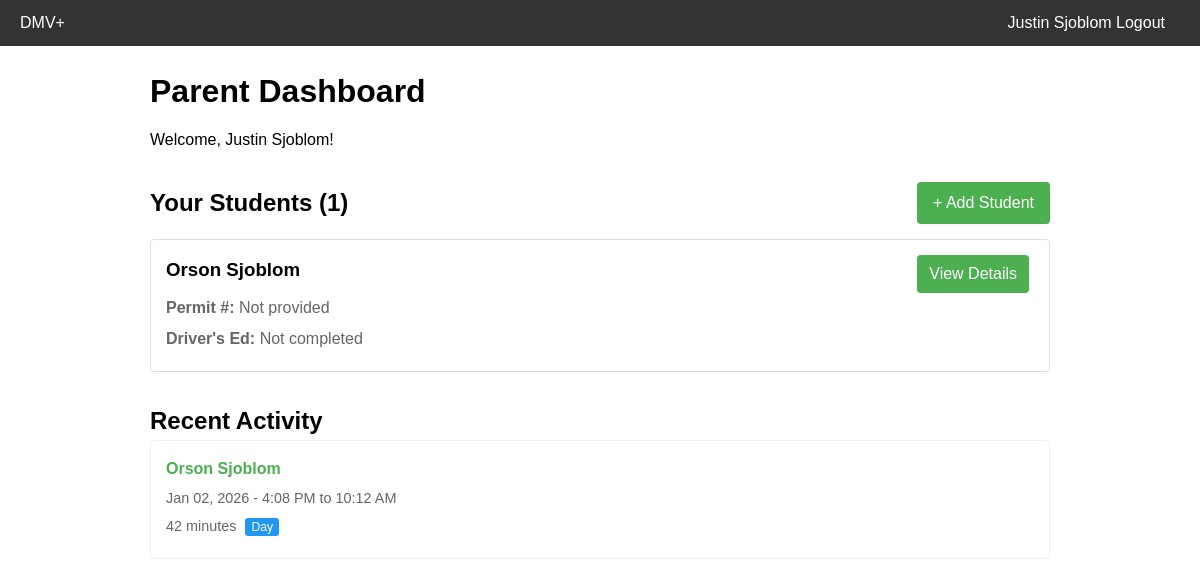
The app's page /parent/dashboard/ (signed in), older data.
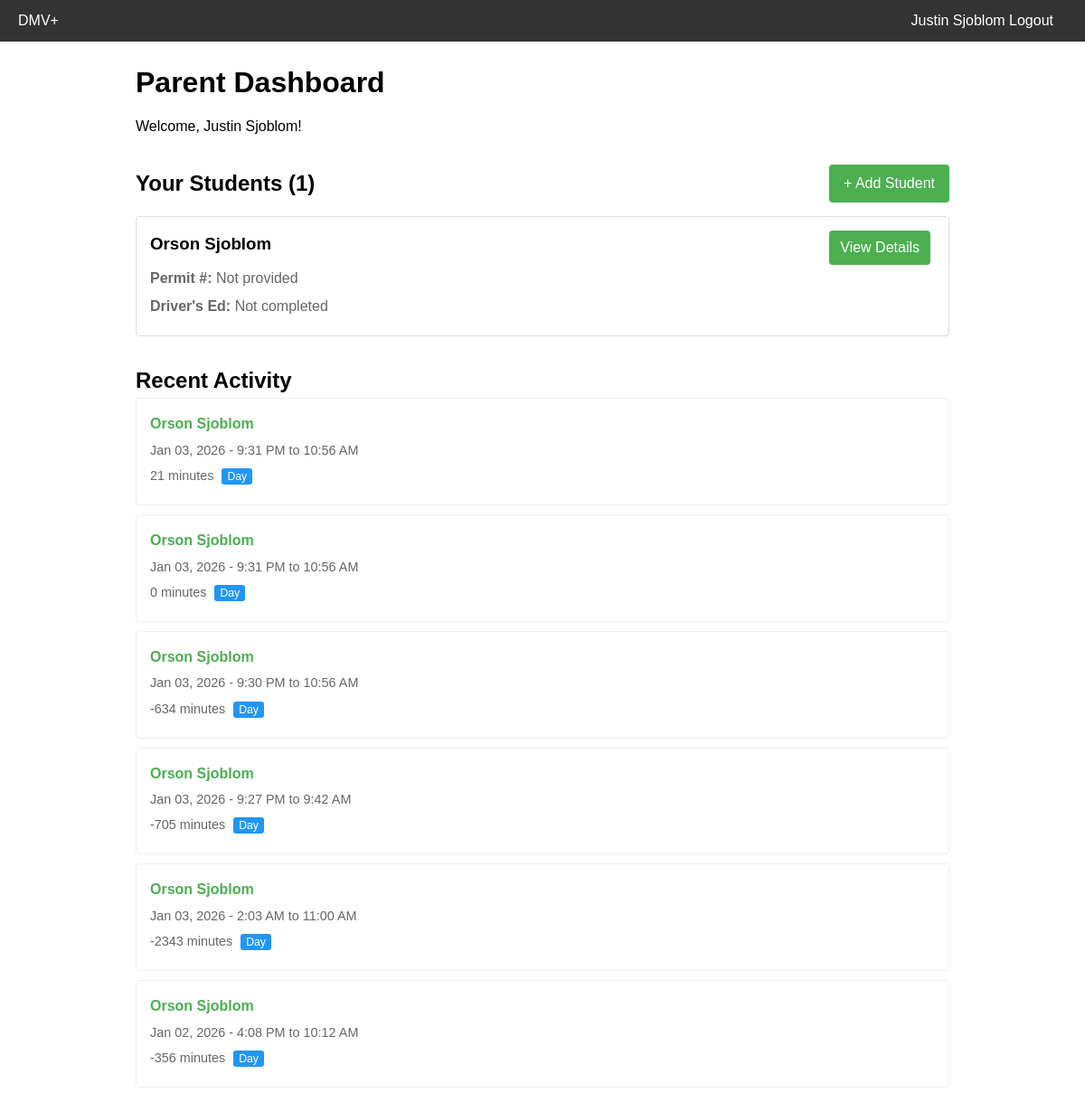
The same page, newer data.
### core/models/custom_user.py (models this page shows, shortened)
class AccountUser(AbstractBaseUser, PermissionsMixin):
    email = models.EmailField(unique=True, max_length=255)
    first_name = models.CharField(max_length=255, blank=True)
    last_name = models.CharField(max_length=255, blank=True)
    user_type = models.CharField(max_length=50, choices=settings.USER_TYPES, default='UNDEFINED')
    is_staff = models.BooleanField(default=False)
    is_active = models.BooleanField(default=True)
    date_joined = models.DateTimeField(default=timezone.now)
    objects = AccountUserManager()
    USERNAME_FIELD = 'email'
    REQUIRED_FIELDS = []
    def get_full_name(self):
        full_name = f"{self.first_name} {self.last_name}"
        return full_name.strip()

### student/models/student_profile.py (models this page shows, shortened)
class StudentProfile(models.Model):
    user = models.OneToOneField(settings.AUTH_USER_MODEL, on_delete=models.CASCADE, null=True, blank=True, help_text="User account if student has claimed their profile.")
    first_name = models.CharField(max_length=100)
    last_name = models.CharField(max_length=100)
    permit_number = models.CharField(max_length=20, blank=True)
    created_at = models.DateTimeField(auto_now_add=True)
    drivers_ed_date_completed = models.DateTimeField(blank=True, null=True)
    drivers_ed_completed = models.BooleanField(default=False)
    road_test_taken = models.DateTimeField(blank=True, null=True)
    road_test_passed = models.BooleanField(default=False)

### student/models/driving_sessions.py (models this page shows, shortened)
class Trip(models.Model):
    trip_id = models.UUIDField(primary_key=True, default=uuid.uuid4, editable=False)
    parent = models.ForeignKey('parent.ParentProfile', on_delete=models.CASCADE)
    student = models.ForeignKey('student.StudentProfile', on_delete=models.CASCADE)
    start_time = models.DateTimeField(auto_now_add=True)
    end_time = models.DateTimeField(blank=True, null=True)
    is_night = models.BooleanField(default=False)
    is_approved = models.BooleanField(default=False)
    duration = models.IntegerField(default=0)
    gps_data = models.JSONField(blank=True, null=True)
    created_at = models.DateTimeField(auto_now_add=True)

### parent/views.py (the view)
# urls.py: path('dashboard/', views.parent_dashboard, name='parent_dashboard'),
@login_required
def parent_dashboard(request):
    if request.user.user_type != 'PARENT':
        raise PermissionDenied("Only parents can access this page.")
    try:
        parent_profile = ParentProfile.objects.get(user=request.user)
    except ParentProfile.DoesNotExist:
        messages.error(request, "Parent profile not found. Please contact support.")
        return redirect('dashboard')
    relationships = ParentStudentRelationship.objects.filter(
        parent=parent_profile
    ).select_related('student')
    students = [rel.student for rel in relationships]
    recent_trips = Trip.objects.filter(
        parent=parent_profile,
        student__in=students
    ).order_by('-start_time')[:10]
    context = {
        'parent_profile': parent_profile,
        'students': students,
        'student_count': len(students),
        'recent_trips': recent_trips,
    }
    return render(request, 'parent/dashboard.html', context)

### templates/parent/dashboard.html (shortened to what this page needs)
{% extends 'base.html' %}
{% block content %}
<div class="container" style="max-width: 900px;">
    <h1>Parent Dashboard</h1>
    <p>Welcome, {{ user.get_full_name }}!</p>
    <div class="dashboard-section" style="margin-top: 30px;">
        <div style="display: flex; justify-content: space-between; align-items: center; margin-bottom: 15px;">
            <h2 style="margin: 0;">Your Students ({{ student_count }})</h2>
            <a href="{% url 'add_student' %}" class="btn-primary" style="display: inline-block; padding: 8px 16px; width: auto;">
                + Add Student
            </a>
        </div>
        {% if students %}
            <div class="student-list">
                {% for student in students %}
                    <div class="student-card" style="border: 1px solid #ddd; padding: 15px; margin-bottom: 15px; border-radius: 4px;">
                        <div style="display: flex; justify-content: space-between; align-items: start;">
                            <div>
                                <h3 style="margin: 0 0 10px 0;">
                                    {{ student.first_name }} {{ student.last_name }}
                                </h3>
                                <p style="margin: 5px 0; color: #666;">
                                    <strong>Permit #:</strong> {{ student.permit_number|default:"Not provided" }}
                                </p>
                                <p style="margin: 5px 0; color: #666;">
                                    <strong>Driver's Ed:</strong>
                                    {% if student.drivers_ed_completed %}
                                        ✓ Completed
                                    {% else %}
                                        Not completed
                                    {% endif %}
                                </p>
                            </div>
                            <div>
                                <a href="{% url 'view_student' student.id %}" style="display: inline-block; padding: 6px 12px; background-color: #4CAF50; color: white; text-decoration: none; border-radius: 4px; margin-right: 5px;">
                                    View Details
                                </a>
                            </div>
                        </div>
                    </div>
                {% endfor %}
            </div>
        {% endif %}
    </div>
    <div class="dashboard-section" style="margin-top: 30px;">
        <h2>Recent Activity</h2>
        {% if recent_trips %}
            <div class="trip-list">
                {% for trip in recent_trips %}
                    <div style="border: 1px solid #eee; padding: 15px; margin-bottom: 10px; border-radius: 4px;">
                        <div style="display: flex; justify-content: space-between; align-items: start;">
                            <div>
                                <p style="margin: 0; font-weight: bold;">
                                    <a href="{% url 'view_trip' trip.trip_id %}" style="color: #4CAF50; text-decoration: none;">
                                        {{ trip.student.first_name }} {{ trip.student.last_name }}
                                    </a>
                                </p>
                                <p style="margin: 5px 0; color: #666; font-size: 0.9em;">
                                    {{ trip.start_time|date:"M d, Y" }} - {{ trip.start_time|time:"g:i A" }} to {{ trip.end_time|time:"g:i A" }}
                                </p>
                                <p style="margin: 5px 0; color: #666; font-size: 0.9em;">
                                    {{ trip.duration }} minutes
                                    {% if trip.is_night %}
                                        <span style="background-color: #FF9800; color: white; padding: 2px 6px; border-radius: 3px; font-size: 0.85em; margin-left: 5px;">Night</span>
                                    {% else %}
                                        <span style="background-color: #2196F3; color: white; padding: 2px 6px; border-radius: 3px; font-size: 0.85em; margin-left: 5px;">Day</span>
                                    {% endif %}
                                </p>
                            </div>
                        </div>
                    </div>
                {% endfor %}
            </div>
        {% else %}
            <p style="color: #666;">No driving sessions logged yet.</p>
        {% endif %}
    </div>
</div>
{% endblock %}

### templates/base.html (shortened to what this page needs)
<!doctype html>
<html lang="en">
<head>
</head>
<body>
    {% if user.is_authenticated %}
    <nav>
        <span>DMV+</span>
        <div class="user-info">
            <span>{{ user.get_full_name|default:user.email }}</span>
            <a href="{% url 'logout' %}">Logout</a>
        </div>
    </nav>
    {% endif %}
    {% block content %}
    {% endblock %}
</body>
</html>

### templates/base.html (style rules this page uses)
* { margin: 0; padding: 0; box-sizing: border-box; }
body { font-family: Arial, sans-serif; line-height: 1.6; padding: 20px; }
.container { max-width: 500px; margin: 0 auto; }
h1 { margin-bottom: 10px; }
button, .btn-primary { background-color: #4CAF50; color: white; padding: 10px 20px; border: none; border-radius: 4px; cursor: pointer; width: 100%; }
a { color: #4CAF50; text-decoration: none; }
nav { background-color: #333; color: white; padding: 10px 20px; margin: -20px -20px 20px -20px; }
nav a { color: white; margin-right: 15px; }
nav .user-info { float: right; }

Row changes from the older to the newer data that the page shows:
added Trip: student.first_name "Orson", student.last_name "Sjoblom", start_time "Jan 03, 2026", start_time "9:31 PM", end_time "10:56 AM", duration "21", is_night "Day"
added Trip: student.first_name "Orson", student.last_name "Sjoblom", start_time "Jan 03, 2026", start_time "9:31 PM", end_time "10:56 AM", duration "0", is_night "Day"
added Trip: student.first_name "Orson", student.last_name "Sjoblom", start_time "Jan 03, 2026", start_time "9:30 PM", end_time "10:56 AM", duration "-634", is_night "Day"
added Trip: student.first_name "Orson", student.last_name "Sjoblom", start_time "Jan 03, 2026", start_time "9:27 PM", end_time "9:42 AM", duration "-705", is_night "Day"
added Trip: student.first_name "Orson", student.last_name "Sjoblom", start_time "Jan 03, 2026", start_time "2:03 AM", end_time "11:00 AM", duration "-2343", is_night "Day"
changed Trip "Jan 02, 2026": duration "42" → "-356"
